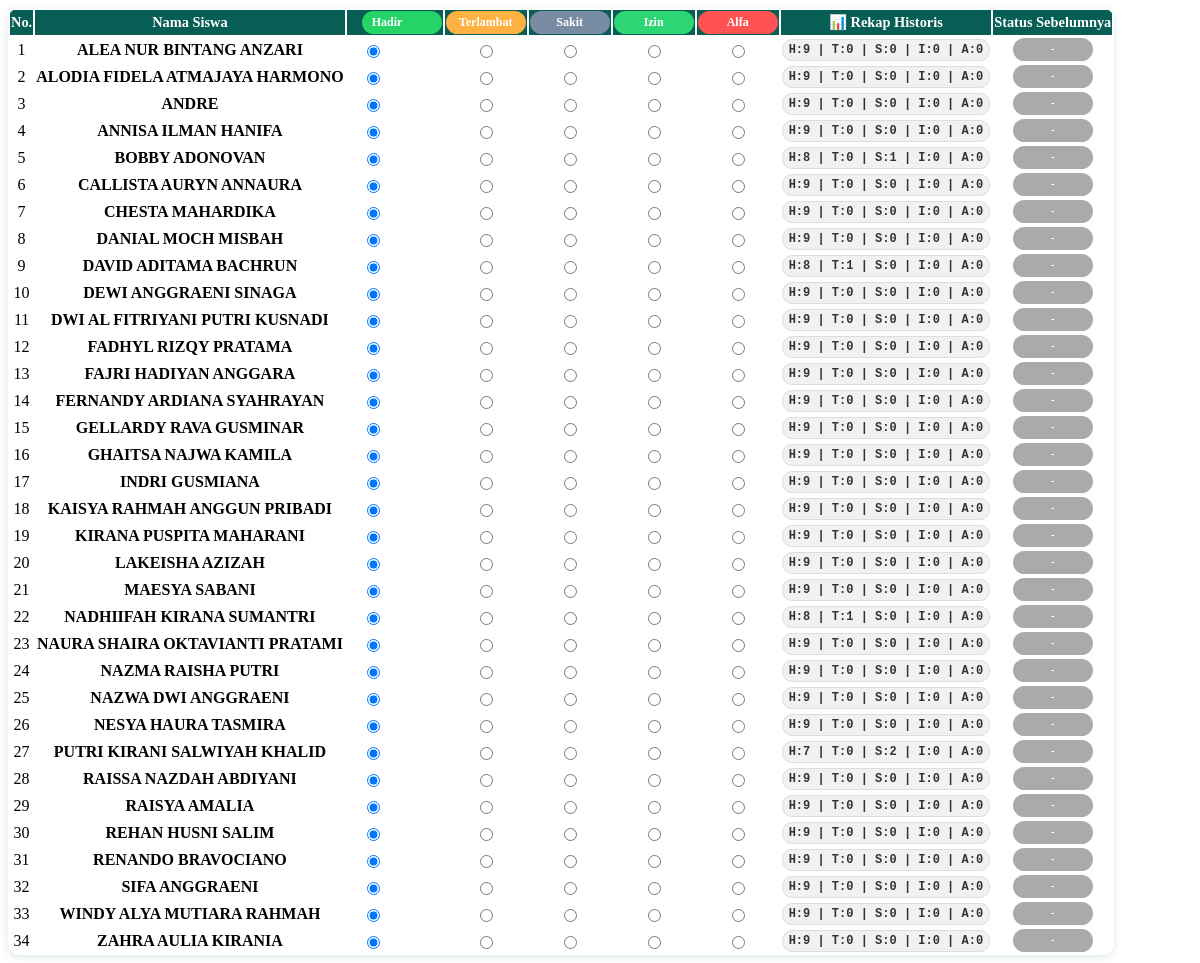
Screenshot of /absen/get_siswa.php?kelas_id=21 with the database file from the repository.
### tables this page shows
CREATE TABLE `siswa` (
  `id` int(11) NOT NULL,
  `nis` varchar(20) NOT NULL,
  `nisn` varchar(20) NOT NULL,
  `nama` varchar(100) NOT NULL,
  `kelas_id` int(11) NOT NULL,
  `jenis_kelamin` enum('Laki-laki','Perempuan') DEFAULT NULL
);

### absen/get_siswa.php (the view, shortened to what this page needs)
<?php
require_once '../config.php';
$kelas_id = $_GET['kelas_id'];
$search = isset($_GET['search']) ? $koneksi->real_escape_string($_GET['search']) : '';
$query = "
    SELECT
        s.*,
        k.nama_kelas,
        COALESCE(rekap.hadir, 0) AS total_hadir,
        COALESCE(rekap.terlambat, 0) AS total_terlambat,
        COALESCE(rekap.sakit, 0) AS total_sakit,
        COALESCE(rekap.izin, 0) AS total_izin,
        COALESCE(rekap.alfa, 0) AS total_alfa
    FROM siswa s
    JOIN kelas k ON s.kelas_id = k.id
    LEFT JOIN (
        SELECT
            siswa_id,
            SUM(CASE WHEN status = 'Hadir' THEN 1 ELSE 0 END) AS hadir,
            SUM(CASE WHEN status = 'Terlambat' THEN 1 ELSE 0 END) AS terlambat,
            SUM(CASE WHEN status = 'Sakit' THEN 1 ELSE 0 END) AS sakit,
            SUM(CASE WHEN status = 'Izin' THEN 1 ELSE 0 END) AS izin,
            SUM(CASE WHEN status = 'Alfa' THEN 1 ELSE 0 END) AS alfa
        FROM absensi
        GROUP BY siswa_id
    ) rekap ON s.id = rekap.siswa_id
";
if ($kelas_id === 'all') {
    if (!empty($search)) {
        $query .= " WHERE s.nama LIKE '%$search%'";
    }
    $query .= " ORDER BY k.nama_kelas, s.nama";
} else {
    $query .= " WHERE s.kelas_id = " . (int)$kelas_id;
    $query .= " ORDER BY s.nama";
}
$result = $koneksi->query($query);
if ($result->num_rows > 0) {
    echo '<table class="table table-bordered table-hover table-sm shadow-sm">';
    if ($kelas_id === 'all') {
        echo '<thead class="table-primary">
                <tr>
                    <th>No.</th>
                    <th>Kelas</th>
                    <th>Nama Siswa</th>
                    <th><span class="status-label status-hadir">Hadir</span></th>
                    <th><span class="status-label status-terlambat">Terlambat</span></th>
                    <th><span class="status-label status-sakit">Sakit</span></th>
                    <th><span class="status-label status-izin">Izin</span></th>
                    <th><span class="status-label status-alfa">Alfa</span></th>
                    <th>📊 Rekap Historis</th>
                    <th>Status Sebelumnya</th>
                </tr>
              </thead>';
    } else {
        echo '<thead class="table-primary">
                <tr>
                    <th>No.</th>
                    <th>Nama Siswa</th>
                    <th><span class="status-label status-hadir">Hadir</span></th>
                    <th><span class="status-label status-terlambat">Terlambat</span></th>
                    <th><span class="status-label status-sakit">Sakit</span></th>
                    <th><span class="status-label status-izin">Izin</span></th>
                    <th><span class="status-label status-alfa">Alfa</span></th>
                    <th>📊 Rekap Historis</th>
                    <th>Status Sebelumnya</th>
                </tr>
              </thead>';
    }
    echo '<tbody>';
    $no = 1;
    while ($row = $result->fetch_assoc()) {
        $status_sebelumnya = '';
        $hadir_checked = ($status_sebelumnya === '') ? 'checked' : '';
        $status_class = strtolower($status_sebelumnya) ?: 'kosong';
        ?>
        <tr>
            <td><?= $no++ ?></td>
            <td class="text-start">
                <strong><?= htmlspecialchars($row['nama']) ?></strong>
            </td>
            <td>
                <input type="radio" name="status[<?= $row['id'] ?>]" value="Hadir"
                       <?= ($status_sebelumnya == 'Hadir') ? 'checked' : $hadir_checked ?> required>
            </td>
            <td>
                <input type="radio" name="status[<?= $row['id'] ?>]" value="Terlambat"
                       <?= ($status_sebelumnya == 'Terlambat') ? 'checked' : '' ?>>
            </td>
            <td>
                <input type="radio" name="status[<?= $row['id'] ?>]" value="Sakit"
                       <?= ($status_sebelumnya == 'Sakit') ? 'checked' : '' ?>>
            </td>
            <td>
                <input type="radio" name="status[<?= $row['id'] ?>]" value="Izin"
                       <?= ($status_sebelumnya == 'Izin') ? 'checked' : '' ?>>
            </td>
            <td>
                <input type="radio" name="status[<?= $row['id'] ?>]" value="Alfa"
                       <?= ($status_sebelumnya == 'Alfa') ? 'checked' : '' ?>>
            </td>
            <td class="align-middle">
                <div class="rekap-historis">
                    H:<?= (int)$row['total_hadir'] ?> |
                    T:<?= (int)$row['total_terlambat'] ?> |
                    S:<?= (int)$row['total_sakit'] ?> |
                    I:<?= (int)$row['total_izin'] ?> |
                    A:<?= (int)$row['total_alfa'] ?>
                </div>
            </td>
            <td>
                <?php if ($status_sebelumnya): ?>
                    <span class="status-label status-<?= $status_class ?>">
                        <?= $status_sebelumnya ?>
                    </span>
                <?php else: ?>
                    <span class="status-label status-kosong">-</span>
                <?php endif; ?>
            </td>
        </tr>
        <?php
    }
    echo '</tbody></table>';
} else {
    echo '<div class="alert alert-info text-center py-4">
            <i class="fas fa-user-slash" style="font-size: 2em;"></i><br>
            <strong>Tidak ada siswa ditemukan</strong><br>
            Coba pilih kelas lain atau periksa pencarian.
          </div>';
}
?>

### absen/get_siswa.php (style rules this page uses)
.table.table-bordered { border:none; border-radius:12px; overflow:hidden; box-shadow:var(--wa-shadow); background:var(--wa-white); }
.table-primary th { background:var(--wa-dark) !important; color:#fff !important; border:none; font-size:.9rem; vertical-align:middle !important; }
.table th, .table td { vertical-align:middle !important; text-align:center; }
.table th:first-child, .table td:first-child { text-align:center; }
.table th:nth-child(3), .table td:nth-child(3) { text-align:left !important; padding-left:15px; }
.rekap-historis { font-size:.75rem; font-family:monospace; font-weight:600; color:#333; background:#f1f1f1; border:1px solid #ddd; border-radius:10px; padding:3px 6px; display:inline-block; }
.status-label { font-size:.75rem; color:#fff; padding:4px 10px; border-radius:12px; min-width:60px; display:inline-block; }
.status-hadir { background:var(--wa-light); }
.status-terlambat { background:#ffb142; }
.status-sakit { background:#778ca3; }
.status-izin { background:#2ed573; }
.status-alfa { background:#ff5252; }
.status-kosong { background:#aaa; }

### rows the page displays
siswa: nama "ALEA NUR BINTANG ANZARI", total_hadir "9", total_terlambat "0", total_sakit "0", total_izin "0", total_alfa "0"
siswa: nama "ALODIA FIDELA ATMAJAYA HARMONO", total_hadir "9", total_terlambat "0", total_sakit "0", total_izin "0", total_alfa "0"
siswa: nama "ANDRE", total_hadir "9", total_terlambat "0", total_sakit "0", total_izin "0", total_alfa "0"
siswa: nama "ANNISA ILMAN HANIFA", total_hadir "9", total_terlambat "0", total_sakit "0", total_izin "0", total_alfa "0"
siswa: nama "BOBBY ADONOVAN", total_hadir "8", total_terlambat "0", total_sakit "1", total_izin "0", total_alfa "0"
siswa: nama "CALLISTA AURYN ANNAURA", total_hadir "9", total_terlambat "0", total_sakit "0", total_izin "0", total_alfa "0"
siswa: nama "CHESTA MAHARDIKA", total_hadir "9", total_terlambat "0", total_sakit "0", total_izin "0", total_alfa "0"
siswa: nama "DANIAL MOCH MISBAH", total_hadir "9", total_terlambat "0", total_sakit "0", total_izin "0", total_alfa "0"
siswa: nama "DAVID ADITAMA BACHRUN", total_hadir "8", total_terlambat "1", total_sakit "0", total_izin "0", total_alfa "0"
siswa: nama "DEWI ANGGRAENI SINAGA", total_hadir "9", total_terlambat "0", total_sakit "0", total_izin "0", total_alfa "0"
siswa: nama "DWI AL FITRIYANI PUTRI KUSNADI", total_hadir "9", total_terlambat "0", total_sakit "0", total_izin "0", total_alfa "0"
siswa: nama "FADHYL RIZQY PRATAMA", total_hadir "9", total_terlambat "0", total_sakit "0", total_izin "0", total_alfa "0"
siswa: nama "FAJRI HADIYAN ANGGARA", total_hadir "9", total_terlambat "0", total_sakit "0", total_izin "0", total_alfa "0"
siswa: nama "FERNANDY ARDIANA SYAHRAYAN", total_hadir "9", total_terlambat "0", total_sakit "0", total_izin "0", total_alfa "0"
siswa: nama "GELLARDY RAVA GUSMINAR", total_hadir "9", total_terlambat "0", total_sakit "0", total_izin "0", total_alfa "0"
siswa: nama "GHAITSA NAJWA KAMILA", total_hadir "9", total_terlambat "0", total_sakit "0", total_izin "0", total_alfa "0"
siswa: nama "INDRI GUSMIANA", total_hadir "9", total_terlambat "0", total_sakit "0", total_izin "0", total_alfa "0"
siswa: nama "KAISYA RAHMAH ANGGUN PRIBADI", total_hadir "9", total_terlambat "0", total_sakit "0", total_izin "0", total_alfa "0"
siswa: nama "KIRANA PUSPITA MAHARANI", total_hadir "9", total_terlambat "0", total_sakit "0", total_izin "0", total_alfa "0"
siswa: nama "LAKEISHA AZIZAH", total_hadir "9", total_terlambat "0", total_sakit "0", total_izin "0", total_alfa "0"
siswa: nama "MAESYA SABANI", total_hadir "9", total_terlambat "0", total_sakit "0", total_izin "0", total_alfa "0"
siswa: nama "NADHIIFAH KIRANA SUMANTRI", total_hadir "8", total_terlambat "1", total_sakit "0", total_izin "0", total_alfa "0"
siswa: nama "NAURA SHAIRA OKTAVIANTI PRATAMI", total_hadir "9", total_terlambat "0", total_sakit "0", total_izin "0", total_alfa "0"
siswa: nama "NAZMA RAISHA PUTRI", total_hadir "9", total_terlambat "0", total_sakit "0", total_izin "0", total_alfa "0"
siswa: nama "NAZWA DWI ANGGRAENI", total_hadir "9", total_terlambat "0", total_sakit "0", total_izin "0", total_alfa "0"
siswa: nama "NESYA HAURA TASMIRA", total_hadir "9", total_terlambat "0", total_sakit "0", total_izin "0", total_alfa "0"
siswa: nama "PUTRI KIRANI SALWIYAH KHALID", total_hadir "7", total_terlambat "0", total_sakit "2", total_izin "0", total_alfa "0"
siswa: nama "RAISSA NAZDAH ABDIYANI", total_hadir "9", total_terlambat "0", total_sakit "0", total_izin "0", total_alfa "0"
siswa: nama "RAISYA AMALIA", total_hadir "9", total_terlambat "0", total_sakit "0", total_izin "0", total_alfa "0"
siswa: nama "REHAN HUSNI SALIM", total_hadir "9", total_terlambat "0", total_sakit "0", total_izin "0", total_alfa "0"
siswa: nama "RENANDO BRAVOCIANO", total_hadir "9", total_terlambat "0", total_sakit "0", total_izin "0", total_alfa "0"
siswa: nama "SIFA ANGGRAENI", total_hadir "9", total_terlambat "0", total_sakit "0", total_izin "0", total_alfa "0"
siswa: nama "WINDY ALYA MUTIARA RAHMAH", total_hadir "9", total_terlambat "0", total_sakit "0", total_izin "0", total_alfa "0"
siswa: nama "ZAHRA AULIA KIRANIA", total_hadir "9", total_terlambat "0", total_sakit "0", total_izin "0", total_alfa "0"
